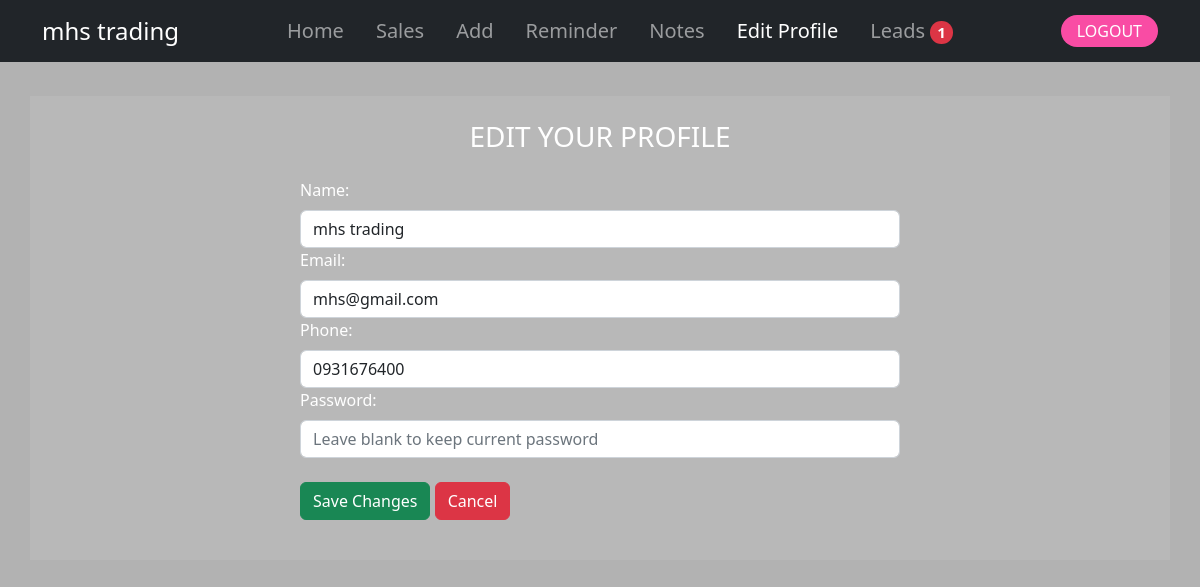
The page /update.php (signed in) on the database its author committed.
### tables this page shows
CREATE TABLE `users` (
  `id` int(11) NOT NULL,
  `phone` varchar(13) NOT NULL,
  `email` varchar(255) NOT NULL,
  `password` varchar(255) NOT NULL,
  `name` varchar(255) NOT NULL
);

### update.php (the view, shortened to what this page needs)
<?php
include "db_conn.php";
include "navbar.php";
$user_id = $_SESSION['user_id'];
$select = mysqli_query($conn, "SELECT * FROM `users` WHERE `id` = '$user_id'") or die('query failed');
if (mysqli_num_rows($select) > 0) {
    $fetch = mysqli_fetch_assoc($select);
}
?>
<!DOCTYPE html>
<html lang="en">
<head>
   <link href="https://cdn.jsdelivr.net/npm/bootstrap@5.2.3/dist/css/bootstrap.min.css" rel="stylesheet">
   <link rel="stylesheet" href="https://cdnjs.cloudflare.com/ajax/libs/font-awesome/6.4.0/css/all.min.css" />
</head>
<body>
   <div class="container" style="background-color:rgba(240, 240, 240, 0.1)">
      <div class="text-center mb-4">
      </br> <h3 style="color:white">EDIT YOUR PROFILE</h3>
      </div>
      <div class="container d-flex justify-content-center">
         <form action="" method="post" style="width:50vw; min-width:300px;">
            <div class="col">
               <label class="form-label" style="color:white">Name:</label>
               <input type="text" class="form-control" name="name" value="<?php echo $fetch['name']; ?>">
            </div>
            <div class="col">
               <label class="form-label" style="color:white">Email:</label>
               <input type="email" class="form-control" name="email" value="<?php echo $fetch['email']; ?>">
            </div>
            <div class="col">
               <label class="form-label" style="color:white">Phone:</label>
               <input type="text" class="form-control" name="phone" value="<?php echo $fetch['phone']; ?>">
            </div>
            <div class="col">
               <label class="form-label" style="color:white">Password:</label>
               <input type="password" class="form-control" name="password" placeholder="Leave blank to keep current password">
            </div>
            <div>
               <button type="submit" class="btn btn-success" name="submit">Save Changes</button>
               <a href="status.php" class="btn btn-danger">Cancel</a></br></br>
            </div>
         </form>
      </div>
   </div>
</body>
</html>

### navbar.php (shortened to what this page needs)
<?php
include "db_conn.php";
$user_id = $_SESSION['user_id'];
$current_page = basename($_SERVER['PHP_SELF']);
$stmt = $conn->prepare("SELECT COUNT(*) as total_messages FROM message");
$stmt->execute();
$result = $stmt->get_result();
$row = $result->fetch_assoc();
$total_messages = $row['total_messages'];
$sql_user = "SELECT name FROM users WHERE id = ?";
$stmt_user = $conn->prepare($sql_user);
$stmt_user->bind_param("i", $user_id);
$stmt_user->execute();
$result_user = $stmt_user->get_result();
if ($result_user) {
    $user = $result_user->fetch_assoc();
    $user_name = $user['name'];
} else {
    die("Query failed: " . $conn->error);
}
?>
<nav class="navbar navbar-expand-lg navbar-dark bg-dark fixed-top">
  <div class="container">
    <a class="navbar-brand fs-4" href="#"><?php echo htmlspecialchars($user_name); ?></a>
    <div class="sidebar offcanvas offcanvas-start text-bg-dark" tabindex="-1" id="offcanvasDarkNavbar" aria-labelledby="offcanvasDarkNavbarLabel">
      <div class="offcanvas-body d-flex flex-column flex-lg-row p-4 p-lg-0">
        <ul class="navbar-nav justify-content-center align-items-center fs-5 flex-grow-1 pe-3">
          <li class="nav-item mx-2">
            <a class="nav-link <?php echo ($current_page == 'home.php') ? 'active' : ''; ?>" href="home.php">Home</a>
          </li>
          <li class="nav-item mx-2">
            <a class="nav-link <?php echo ($current_page == 'status.php') ? 'active' : ''; ?>" href="status.php">Sales</a>
          </li>
          <li class="nav-item mx-2">
            <a class="nav-link <?php echo ($current_page == 'add-new.php') ? 'active' : ''; ?>" href="add-new.php">Add</a>
          </li>
          <li class="nav-item mx-2">
            <a class="nav-link <?php echo ($current_page == 'cal.php') ? 'active' : ''; ?>" href="cal.php">Reminder
            </a>
          </li>
          <li class="nav-item mx-2">
            <a class="nav-link <?php echo ($current_page == 'note.php') ? 'active' : ''; ?>" href="Note.php">Notes</a>
          </li>
          <li class="nav-item mx-2">
            <a class="nav-link <?php echo ($current_page == 'update.php') ? 'active' : ''; ?>" href="update.php">Edit Profile</a>
          </li>
          <li class="nav-item mx-2">
            <a class="nav-link <?php echo ($current_page == 'leads.php') ? 'active' : ''; ?>" href="leads.php">Leads
              <?php if ($total_messages > 0): ?>
                <span class="badge bg-danger badge-circle"><?php echo $total_messages; ?></span>
              <?php endif; ?>
            </a>
          </li>
        </ul>
        <div class="d-flex justify-content-center flex-lg-row align-items-center gap-3">
          <a href="log.php?logout=<?php echo $user_id; ?>" class="text-white text-decoration-none px-3 py-1 rounded-4" style="background-color: #f94ca4">LOGOUT</a>
        </div>
      </div>
    </div>
  </div>
</nav>

### update.php (style rules this page uses)
body { background: url('./assets/images/cloud.jpg') no-repeat center center fixed; background-size: cover; background-color: rgba(0, 0, 0, 0.3); }
.badge-circle { border-radius: 50%; padding: 0.5em 0.7em; font-size: 0.75em; height: 1.5em; width: 1.5em; display: inline-flex; justify-content: center; align-items: center; }

### rows shown on the page
users: name "mhs trading", email "mhs@gmail.com", phone "0931676400"

### other values the page prints
$total_messages "1"
